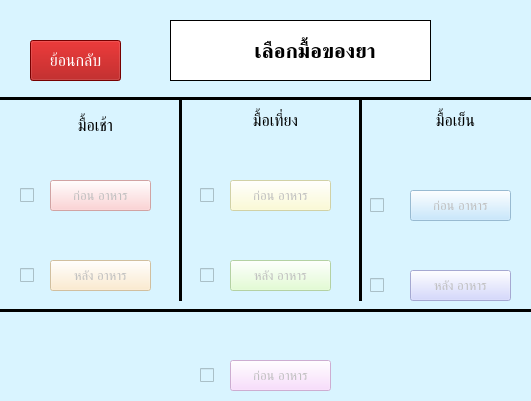
<?xml version="1.0" encoding="UTF-8"?>
<ui version="4.0">
 <class>setting</class>
 <widget class="QMainWindow" name="setting">
  <property name="geometry">
   <rect>
    <x>0</x>
    <y>0</y>
    <width>531</width>
    <height>401</height>
   </rect>
  </property>
  <property name="windowTitle">
   <string>เลือกมื้อของยา</string>
  </property>
  <property name="styleSheet">
   <string notr="true">background-color: rgb(217, 244, 255)</string>
  </property>
  <widget class="QWidget" name="centralwidget">
   <widget class="QLabel" name="setting_label">
    <property name="geometry">
     <rect>
      <x>170</x>
      <y>20</y>
      <width>261</width>
      <height>61</height>
     </rect>
    </property>
    <property name="font">
     <font>
      <pointsize>16</pointsize>
      <weight>75</weight>
      <bold>true</bold>
     </font>
    </property>
    <property name="styleSheet">
     <string notr="true">background-color: rgb(255, 255, 255);</string>
    </property>
    <property name="frameShape">
     <enum>QFrame::Box</enum>
    </property>
    <property name="lineWidth">
     <number>1</number>
    </property>
    <property name="text">
     <string>     เลือกมื้อของยา</string>
    </property>
    <property name="textFormat">
     <enum>Qt::AutoText</enum>
    </property>
    <property name="scaledContents">
     <bool>false</bool>
    </property>
    <property name="alignment">
     <set>Qt::AlignCenter</set>
    </property>
    <property name="wordWrap">
     <bool>true</bool>
    </property>
   </widget>
   <widget class="QLabel" name="setting_icon_label">
    <property name="geometry">
     <rect>
      <x>180</x>
      <y>30</y>
      <width>41</width>
      <height>41</height>
     </rect>
    </property>
    <property name="font">
     <font>
      <pointsize>24</pointsize>
      <weight>75</weight>
      <bold>true</bold>
     </font>
    </property>
    <property name="styleSheet">
     <string notr="true">background-color: rgb(255, 255, 255);</string>
    </property>
    <property name="frameShape">
     <enum>QFrame::NoFrame</enum>
    </property>
    <property name="lineWidth">
     <number>1</number>
    </property>
    <property name="text">
     <string/>
    </property>
    <property name="textFormat">
     <enum>Qt::AutoText</enum>
    </property>
    <property name="pixmap">
     <pixmap resource="../Resources/resources.qrc">:/icons/setting_icon.png</pixmap>
    </property>
    <property name="scaledContents">
     <bool>true</bool>
    </property>
    <property name="alignment">
     <set>Qt::AlignCenter</set>
    </property>
    <property name="wordWrap">
     <bool>true</bool>
    </property>
   </widget>
   <widget class="Line" name="line">
    <property name="geometry">
     <rect>
      <x>-10</x>
      <y>90</y>
      <width>1201</width>
      <height>16</height>
     </rect>
    </property>
    <property name="frameShadow">
     <enum>QFrame::Plain</enum>
    </property>
    <property name="lineWidth">
     <number>3</number>
    </property>
    <property name="orientation">
     <enum>Qt::Horizontal</enum>
    </property>
   </widget>
   <widget class="QCheckBox" name="bb_checkBox">
    <property name="geometry">
     <rect>
      <x>20</x>
      <y>160</y>
      <width>61</width>
      <height>71</height>
     </rect>
    </property>
    <property name="sizePolicy">
     <sizepolicy hsizetype="Minimum" vsizetype="Fixed">
      <horstretch>0</horstretch>
      <verstretch>0</verstretch>
     </sizepolicy>
    </property>
    <property name="font">
     <font>
      <pointsize>14</pointsize>
     </font>
    </property>
    <property name="focusPolicy">
     <enum>Qt::WheelFocus</enum>
    </property>
    <property name="text">
     <string/>
    </property>
    <property name="tristate">
     <bool>false</bool>
    </property>
   </widget>
   <widget class="QCheckBox" name="ad_checkBox">
    <property name="geometry">
     <rect>
      <x>370</x>
      <y>250</y>
      <width>61</width>
      <height>71</height>
     </rect>
    </property>
    <property name="sizePolicy">
     <sizepolicy hsizetype="Minimum" vsizetype="Fixed">
      <horstretch>0</horstretch>
      <verstretch>0</verstretch>
     </sizepolicy>
    </property>
    <property name="font">
     <font>
      <pointsize>14</pointsize>
     </font>
    </property>
    <property name="focusPolicy">
     <enum>Qt::WheelFocus</enum>
    </property>
    <property name="text">
     <string/>
    </property>
    <property name="tristate">
     <bool>false</bool>
    </property>
   </widget>
   <widget class="QCheckBox" name="bd_checkBox">
    <property name="geometry">
     <rect>
      <x>370</x>
      <y>170</y>
      <width>61</width>
      <height>71</height>
     </rect>
    </property>
    <property name="sizePolicy">
     <sizepolicy hsizetype="Minimum" vsizetype="Fixed">
      <horstretch>0</horstretch>
      <verstretch>0</verstretch>
     </sizepolicy>
    </property>
    <property name="font">
     <font>
      <pointsize>14</pointsize>
     </font>
    </property>
    <property name="focusPolicy">
     <enum>Qt::WheelFocus</enum>
    </property>
    <property name="text">
     <string/>
    </property>
    <property name="tristate">
     <bool>false</bool>
    </property>
   </widget>
   <widget class="QCheckBox" name="al_checkBox">
    <property name="geometry">
     <rect>
      <x>200</x>
      <y>240</y>
      <width>61</width>
      <height>71</height>
     </rect>
    </property>
    <property name="sizePolicy">
     <sizepolicy hsizetype="Minimum" vsizetype="Fixed">
      <horstretch>0</horstretch>
      <verstretch>0</verstretch>
     </sizepolicy>
    </property>
    <property name="font">
     <font>
      <pointsize>14</pointsize>
     </font>
    </property>
    <property name="focusPolicy">
     <enum>Qt::WheelFocus</enum>
    </property>
    <property name="text">
     <string/>
    </property>
    <property name="tristate">
     <bool>false</bool>
    </property>
   </widget>
   <widget class="QCheckBox" name="bl_checkBox">
    <property name="geometry">
     <rect>
      <x>200</x>
      <y>160</y>
      <width>61</width>
      <height>71</height>
     </rect>
    </property>
    <property name="sizePolicy">
     <sizepolicy hsizetype="Minimum" vsizetype="Fixed">
      <horstretch>0</horstretch>
      <verstretch>0</verstretch>
     </sizepolicy>
    </property>
    <property name="font">
     <font>
      <pointsize>14</pointsize>
     </font>
    </property>
    <property name="focusPolicy">
     <enum>Qt::WheelFocus</enum>
    </property>
    <property name="text">
     <string/>
    </property>
    <property name="tristate">
     <bool>false</bool>
    </property>
   </widget>
   <widget class="QCheckBox" name="ab_checkBox">
    <property name="geometry">
     <rect>
      <x>20</x>
      <y>240</y>
      <width>61</width>
      <height>71</height>
     </rect>
    </property>
    <property name="sizePolicy">
     <sizepolicy hsizetype="Minimum" vsizetype="Fixed">
      <horstretch>0</horstretch>
      <verstretch>0</verstretch>
     </sizepolicy>
    </property>
    <property name="font">
     <font>
      <pointsize>14</pointsize>
     </font>
    </property>
    <property name="focusPolicy">
     <enum>Qt::WheelFocus</enum>
    </property>
    <property name="text">
     <string/>
    </property>
    <property name="tristate">
     <bool>false</bool>
    </property>
   </widget>
   <widget class="QCheckBox" name="bbed_checkBox">
    <property name="geometry">
     <rect>
      <x>200</x>
      <y>340</y>
      <width>61</width>
      <height>71</height>
     </rect>
    </property>
    <property name="sizePolicy">
     <sizepolicy hsizetype="Minimum" vsizetype="Fixed">
      <horstretch>0</horstretch>
      <verstretch>0</verstretch>
     </sizepolicy>
    </property>
    <property name="font">
     <font>
      <pointsize>14</pointsize>
     </font>
    </property>
    <property name="focusPolicy">
     <enum>Qt::WheelFocus</enum>
    </property>
    <property name="text">
     <string/>
    </property>
    <property name="tristate">
     <bool>false</bool>
    </property>
   </widget>
   <widget class="Line" name="line_2">
    <property name="geometry">
     <rect>
      <x>0</x>
      <y>300</y>
      <width>1201</width>
      <height>20</height>
     </rect>
    </property>
    <property name="frameShadow">
     <enum>QFrame::Plain</enum>
    </property>
    <property name="lineWidth">
     <number>3</number>
    </property>
    <property name="orientation">
     <enum>Qt::Horizontal</enum>
    </property>
   </widget>
   <widget class="Line" name="line_3">
    <property name="geometry">
     <rect>
      <x>170</x>
      <y>100</y>
      <width>20</width>
      <height>201</height>
     </rect>
    </property>
    <property name="frameShadow">
     <enum>QFrame::Plain</enum>
    </property>
    <property name="lineWidth">
     <number>3</number>
    </property>
    <property name="orientation">
     <enum>Qt::Vertical</enum>
    </property>
   </widget>
   <widget class="Line" name="line_4">
    <property name="geometry">
     <rect>
      <x>350</x>
      <y>100</y>
      <width>20</width>
      <height>201</height>
     </rect>
    </property>
    <property name="frameShadow">
     <enum>QFrame::Plain</enum>
    </property>
    <property name="lineWidth">
     <number>3</number>
    </property>
    <property name="orientation">
     <enum>Qt::Vertical</enum>
    </property>
   </widget>
   <widget class="QPushButton" name="bb_pushButton">
    <property name="enabled">
     <bool>false</bool>
    </property>
    <property name="geometry">
     <rect>
      <x>50</x>
      <y>180</y>
      <width>101</width>
      <height>31</height>
     </rect>
    </property>
    <property name="sizePolicy">
     <sizepolicy hsizetype="Minimum" vsizetype="Fixed">
      <horstretch>0</horstretch>
      <verstretch>0</verstretch>
     </sizepolicy>
    </property>
    <property name="font">
     <font>
      <pointsize>10</pointsize>
     </font>
    </property>
    <property name="autoFillBackground">
     <bool>false</bool>
    </property>
    <property name="styleSheet">
     <string notr="true">background-color: rgb(255, 198, 199);</string>
    </property>
    <property name="text">
     <string>ก่อน อาหาร</string>
    </property>
   </widget>
   <widget class="QPushButton" name="ab_pushButton">
    <property name="enabled">
     <bool>false</bool>
    </property>
    <property name="geometry">
     <rect>
      <x>50</x>
      <y>260</y>
      <width>101</width>
      <height>31</height>
     </rect>
    </property>
    <property name="font">
     <font>
      <pointsize>10</pointsize>
     </font>
    </property>
    <property name="styleSheet">
     <string notr="true">background-color: rgb(255, 232, 194);</string>
    </property>
    <property name="text">
     <string>หลัง อาหาร</string>
    </property>
   </widget>
   <widget class="QPushButton" name="bl_pushButton">
    <property name="enabled">
     <bool>false</bool>
    </property>
    <property name="geometry">
     <rect>
      <x>230</x>
      <y>180</y>
      <width>101</width>
      <height>31</height>
     </rect>
    </property>
    <property name="font">
     <font>
      <pointsize>10</pointsize>
     </font>
    </property>
    <property name="styleSheet">
     <string notr="true">background-color: rgb(255, 254, 202);</string>
    </property>
    <property name="text">
     <string>ก่อน อาหาร</string>
    </property>
   </widget>
   <widget class="QPushButton" name="al_pushButton">
    <property name="enabled">
     <bool>false</bool>
    </property>
    <property name="geometry">
     <rect>
      <x>230</x>
      <y>260</y>
      <width>101</width>
      <height>31</height>
     </rect>
    </property>
    <property name="font">
     <font>
      <pointsize>10</pointsize>
     </font>
    </property>
    <property name="styleSheet">
     <string notr="true">background-color: rgb(219, 255, 199);</string>
    </property>
    <property name="text">
     <string>หลัง อาหาร</string>
    </property>
   </widget>
   <widget class="QPushButton" name="bd_pushButton">
    <property name="enabled">
     <bool>false</bool>
    </property>
    <property name="geometry">
     <rect>
      <x>410</x>
      <y>190</y>
      <width>101</width>
      <height>31</height>
     </rect>
    </property>
    <property name="font">
     <font>
      <pointsize>10</pointsize>
     </font>
    </property>
    <property name="styleSheet">
     <string notr="true">background-color: rgb(185, 227, 255);</string>
    </property>
    <property name="text">
     <string>ก่อน อาหาร</string>
    </property>
   </widget>
   <widget class="QPushButton" name="ad_pushButton">
    <property name="enabled">
     <bool>false</bool>
    </property>
    <property name="geometry">
     <rect>
      <x>410</x>
      <y>270</y>
      <width>101</width>
      <height>31</height>
     </rect>
    </property>
    <property name="font">
     <font>
      <pointsize>10</pointsize>
     </font>
    </property>
    <property name="styleSheet">
     <string notr="true">background-color: rgb(201, 205, 255);</string>
    </property>
    <property name="text">
     <string>หลัง อาหาร</string>
    </property>
   </widget>
   <widget class="QPushButton" name="bbed_pushButton">
    <property name="enabled">
     <bool>false</bool>
    </property>
    <property name="geometry">
     <rect>
      <x>230</x>
      <y>360</y>
      <width>101</width>
      <height>31</height>
     </rect>
    </property>
    <property name="font">
     <font>
      <pointsize>10</pointsize>
     </font>
    </property>
    <property name="styleSheet">
     <string notr="true">background-color: rgb(250, 211, 255);</string>
    </property>
    <property name="text">
     <string>ก่อน อาหาร</string>
    </property>
   </widget>
   <widget class="QLabel" name="b_label">
    <property name="geometry">
     <rect>
      <x>30</x>
      <y>110</y>
      <width>131</width>
      <height>31</height>
     </rect>
    </property>
    <property name="font">
     <font>
      <pointsize>12</pointsize>
     </font>
    </property>
    <property name="text">
     <string>มื้อเช้า</string>
    </property>
    <property name="alignment">
     <set>Qt::AlignCenter</set>
    </property>
   </widget>
   <widget class="QLabel" name="l_label">
    <property name="geometry">
     <rect>
      <x>210</x>
      <y>100</y>
      <width>131</width>
      <height>41</height>
     </rect>
    </property>
    <property name="font">
     <font>
      <pointsize>12</pointsize>
     </font>
    </property>
    <property name="text">
     <string>มื้อเที่ยง</string>
    </property>
    <property name="alignment">
     <set>Qt::AlignCenter</set>
    </property>
   </widget>
   <widget class="QLabel" name="d_label">
    <property name="geometry">
     <rect>
      <x>390</x>
      <y>100</y>
      <width>131</width>
      <height>41</height>
     </rect>
    </property>
    <property name="font">
     <font>
      <pointsize>12</pointsize>
     </font>
    </property>
    <property name="text">
     <string>มื้อเย็น</string>
    </property>
    <property name="alignment">
     <set>Qt::AlignCenter</set>
    </property>
   </widget>
   <widget class="QPushButton" name="back_pushButton">
    <property name="geometry">
     <rect>
      <x>30</x>
      <y>40</y>
      <width>91</width>
      <height>41</height>
     </rect>
    </property>
    <property name="font">
     <font>
      <pointsize>12</pointsize>
     </font>
    </property>
    <property name="styleSheet">
     <string notr="true">color: rgb(255, 255, 255);
background-color: rgb(166, 0, 0)</string>
    </property>
    <property name="text">
     <string>ย้อนกลับ</string>
    </property>
   </widget>
   <widget class="QLabel" name="bb_cr_label">
    <property name="enabled">
     <bool>false</bool>
    </property>
    <property name="geometry">
     <rect>
      <x>40</x>
      <y>140</y>
      <width>31</width>
      <height>31</height>
     </rect>
    </property>
    <property name="text">
     <string/>
    </property>
    <property name="pixmap">
     <pixmap resource="../Resources/resources.qrc">:/icons/Flat_tick_icon.svg.png</pixmap>
    </property>
    <property name="scaledContents">
     <bool>true</bool>
    </property>
   </widget>
   <widget class="QLabel" name="ab_cr_label">
    <property name="enabled">
     <bool>false</bool>
    </property>
    <property name="geometry">
     <rect>
      <x>40</x>
      <y>220</y>
      <width>31</width>
      <height>31</height>
     </rect>
    </property>
    <property name="text">
     <string/>
    </property>
    <property name="pixmap">
     <pixmap resource="../Resources/resources.qrc">:/icons/Flat_tick_icon.svg.png</pixmap>
    </property>
    <property name="scaledContents">
     <bool>true</bool>
    </property>
   </widget>
   <widget class="QLabel" name="bl_cr_label">
    <property name="enabled">
     <bool>false</bool>
    </property>
    <property name="geometry">
     <rect>
      <x>220</x>
      <y>140</y>
      <width>31</width>
      <height>31</height>
     </rect>
    </property>
    <property name="text">
     <string/>
    </property>
    <property name="pixmap">
     <pixmap resource="../Resources/resources.qrc">:/icons/Flat_tick_icon.svg.png</pixmap>
    </property>
    <property name="scaledContents">
     <bool>true</bool>
    </property>
   </widget>
   <widget class="QLabel" name="al_cr_label">
    <property name="enabled">
     <bool>false</bool>
    </property>
    <property name="geometry">
     <rect>
      <x>220</x>
      <y>220</y>
      <width>31</width>
      <height>31</height>
     </rect>
    </property>
    <property name="text">
     <string/>
    </property>
    <property name="pixmap">
     <pixmap resource="../Resources/resources.qrc">:/icons/Flat_tick_icon.svg.png</pixmap>
    </property>
    <property name="scaledContents">
     <bool>true</bool>
    </property>
   </widget>
   <widget class="QLabel" name="bd_cr_label">
    <property name="enabled">
     <bool>false</bool>
    </property>
    <property name="geometry">
     <rect>
      <x>400</x>
      <y>150</y>
      <width>31</width>
      <height>31</height>
     </rect>
    </property>
    <property name="text">
     <string/>
    </property>
    <property name="pixmap">
     <pixmap resource="../Resources/resources.qrc">:/icons/Flat_tick_icon.svg.png</pixmap>
    </property>
    <property name="scaledContents">
     <bool>true</bool>
    </property>
   </widget>
   <widget class="QLabel" name="ad_cr_label">
    <property name="enabled">
     <bool>false</bool>
    </property>
    <property name="geometry">
     <rect>
      <x>410</x>
      <y>230</y>
      <width>31</width>
      <height>31</height>
     </rect>
    </property>
    <property name="text">
     <string/>
    </property>
    <property name="pixmap">
     <pixmap resource="../Resources/resources.qrc">:/icons/Flat_tick_icon.svg.png</pixmap>
    </property>
    <property name="scaledContents">
     <bool>true</bool>
    </property>
   </widget>
   <widget class="QLabel" name="bbed_cr_label">
    <property name="enabled">
     <bool>false</bool>
    </property>
    <property name="geometry">
     <rect>
      <x>220</x>
      <y>320</y>
      <width>31</width>
      <height>31</height>
     </rect>
    </property>
    <property name="text">
     <string/>
    </property>
    <property name="pixmap">
     <pixmap resource="../Resources/resources.qrc">:/icons/Flat_tick_icon.svg.png</pixmap>
    </property>
    <property name="scaledContents">
     <bool>true</bool>
    </property>
   </widget>
  </widget>
 </widget>
 <resources>
  <include location="../Resources/resources.qrc"/>
 </resources>
 <connections>
  <connection>
   <sender>bb_checkBox</sender>
   <signal>clicked(bool)</signal>
   <receiver>bb_pushButton</receiver>
   <slot>setEnabled(bool)</slot>
   <hints>
    <hint type="sourcelabel">
     <x>37</x>
     <y>218</y>
    </hint>
    <hint type="destinationlabel">
     <x>122</x>
     <y>224</y>
    </hint>
   </hints>
  </connection>
  <connection>
   <sender>ab_checkBox</sender>
   <signal>clicked(bool)</signal>
   <receiver>ab_pushButton</receiver>
   <slot>setEnabled(bool)</slot>
   <hints>
    <hint type="sourcelabel">
     <x>33</x>
     <y>291</y>
    </hint>
    <hint type="destinationlabel">
     <x>146</x>
     <y>307</y>
    </hint>
   </hints>
  </connection>
  <connection>
   <sender>bl_checkBox</sender>
   <signal>clicked(bool)</signal>
   <receiver>bl_pushButton</receiver>
   <slot>setEnabled(bool)</slot>
   <hints>
    <hint type="sourcelabel">
     <x>541</x>
     <y>408</y>
    </hint>
    <hint type="destinationlabel">
     <x>340</x>
     <y>229</y>
    </hint>
   </hints>
  </connection>
  <connection>
   <sender>al_checkBox</sender>
   <signal>clicked(bool)</signal>
   <receiver>al_pushButton</receiver>
   <slot>setEnabled(bool)</slot>
   <hints>
    <hint type="sourcelabel">
     <x>220</x>
     <y>296</y>
    </hint>
    <hint type="destinationlabel">
     <x>320</x>
     <y>310</y>
    </hint>
   </hints>
  </connection>
  <connection>
   <sender>bd_checkBox</sender>
   <signal>clicked(bool)</signal>
   <receiver>bd_pushButton</receiver>
   <slot>setEnabled(bool)</slot>
   <hints>
    <hint type="sourcelabel">
     <x>803</x>
     <y>245</y>
    </hint>
    <hint type="destinationlabel">
     <x>940</x>
     <y>373</y>
    </hint>
   </hints>
  </connection>
  <connection>
   <sender>ad_checkBox</sender>
   <signal>clicked(bool)</signal>
   <receiver>ad_pushButton</receiver>
   <slot>setEnabled(bool)</slot>
   <hints>
    <hint type="sourcelabel">
     <x>820</x>
     <y>500</y>
    </hint>
    <hint type="destinationlabel">
     <x>938</x>
     <y>513</y>
    </hint>
   </hints>
  </connection>
  <connection>
   <sender>bbed_checkBox</sender>
   <signal>clicked(bool)</signal>
   <receiver>bbed_pushButton</receiver>
   <slot>setEnabled(bool)</slot>
   <hints>
    <hint type="sourcelabel">
     <x>446</x>
     <y>726</y>
    </hint>
    <hint type="destinationlabel">
     <x>575</x>
     <y>723</y>
    </hint>
   </hints>
  </connection>
  <connection>
   <sender>bb_checkBox</sender>
   <signal>clicked(bool)</signal>
   <receiver>bb_cr_label</receiver>
   <slot>setEnabled(bool)</slot>
   <hints>
    <hint type="sourcelabel">
     <x>38</x>
     <y>215</y>
    </hint>
    <hint type="destinationlabel">
     <x>63</x>
     <y>170</y>
    </hint>
   </hints>
  </connection>
  <connection>
   <sender>bl_checkBox</sender>
   <signal>clicked(bool)</signal>
   <receiver>bl_cr_label</receiver>
   <slot>setEnabled(bool)</slot>
   <hints>
    <hint type="sourcelabel">
     <x>554</x>
     <y>416</y>
    </hint>
    <hint type="destinationlabel">
     <x>246</x>
     <y>176</y>
    </hint>
   </hints>
  </connection>
  <connection>
   <sender>bd_checkBox</sender>
   <signal>clicked(bool)</signal>
   <receiver>bd_cr_label</receiver>
   <slot>setEnabled(bool)</slot>
   <hints>
    <hint type="sourcelabel">
     <x>802</x>
     <y>247</y>
    </hint>
    <hint type="destinationlabel">
     <x>868</x>
     <y>303</y>
    </hint>
   </hints>
  </connection>
  <connection>
   <sender>ab_checkBox</sender>
   <signal>clicked(bool)</signal>
   <receiver>ab_cr_label</receiver>
   <slot>setEnabled(bool)</slot>
   <hints>
    <hint type="sourcelabel">
     <x>27</x>
     <y>301</y>
    </hint>
    <hint type="destinationlabel">
     <x>60</x>
     <y>259</y>
    </hint>
   </hints>
  </connection>
  <connection>
   <sender>al_checkBox</sender>
   <signal>clicked(bool)</signal>
   <receiver>al_cr_label</receiver>
   <slot>setEnabled(bool)</slot>
   <hints>
    <hint type="sourcelabel">
     <x>218</x>
     <y>305</y>
    </hint>
    <hint type="destinationlabel">
     <x>497</x>
     <y>449</y>
    </hint>
   </hints>
  </connection>
  <connection>
   <sender>ad_checkBox</sender>
   <signal>clicked(bool)</signal>
   <receiver>ad_cr_label</receiver>
   <slot>setEnabled(bool)</slot>
   <hints>
    <hint type="sourcelabel">
     <x>836</x>
     <y>523</y>
    </hint>
    <hint type="destinationlabel">
     <x>869</x>
     <y>457</y>
    </hint>
   </hints>
  </connection>
  <connection>
   <sender>bbed_checkBox</sender>
   <signal>clicked(bool)</signal>
   <receiver>bbed_cr_label</receiver>
   <slot>setEnabled(bool)</slot>
   <hints>
    <hint type="sourcelabel">
     <x>468</x>
     <y>742</y>
    </hint>
    <hint type="destinationlabel">
     <x>492</x>
     <y>679</y>
    </hint>
   </hints>
  </connection>
 </connections>
</ui>
